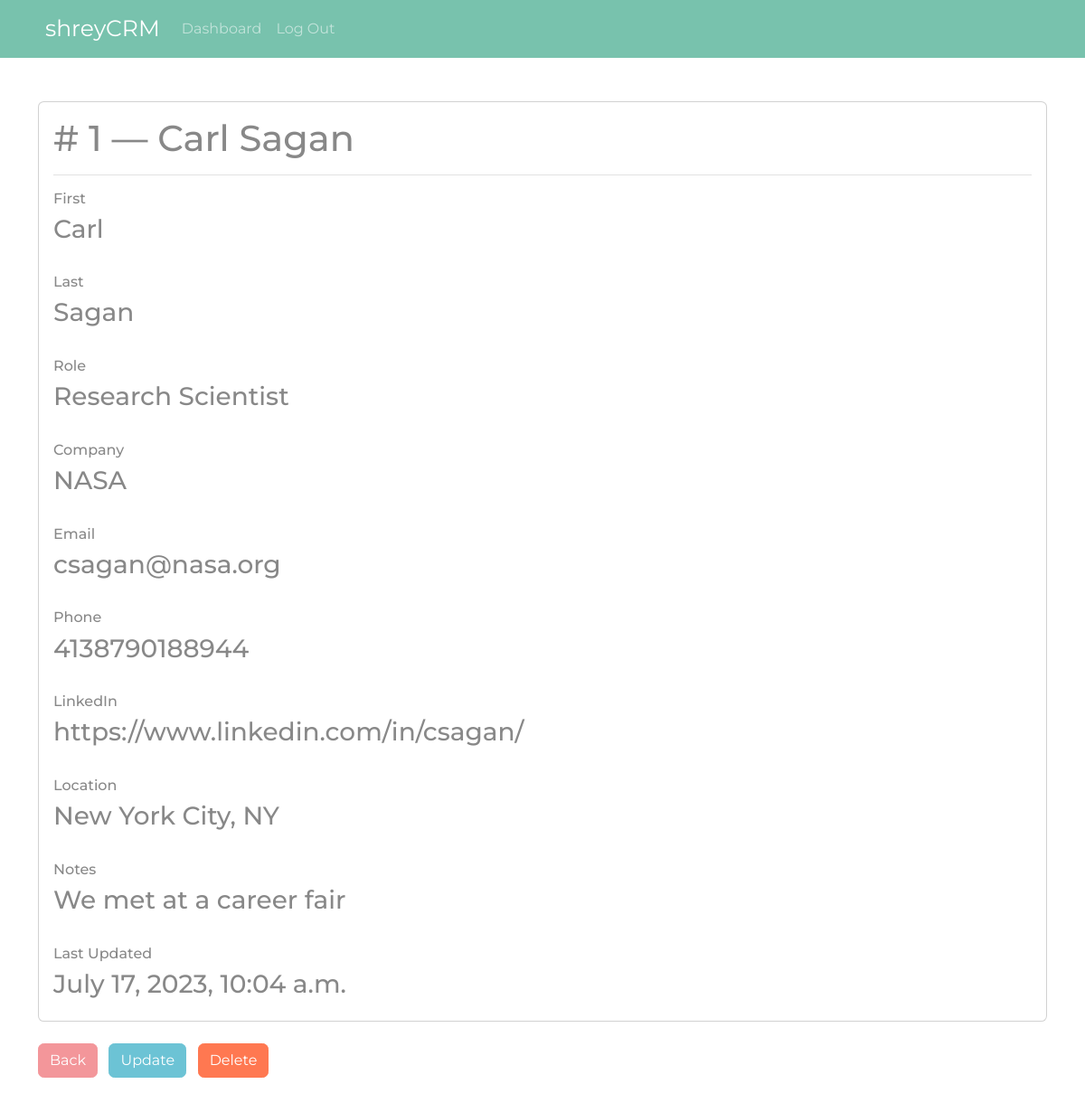
The app's page /read/1 (signed in) with its own data.
### app/models.py (models this page shows, shortened)
class Lead(models.Model):
    date = models.DateTimeField(auto_now_add=True)
    first = models.CharField(max_length=15)
    last = models.CharField(max_length=15)
    role = models.CharField(max_length=100)
    company = models.CharField(max_length=50)
    email = models.EmailField(max_length=50)
    phone = models.CharField(max_length=20)
    linkedin = models.URLField(max_length=300)
    location = models.CharField(max_length=300)
    notes = models.CharField(max_length=1000)

### app/views.py (the view)
# urls.py: path('read/<int:pk>', views.read, name="read"),
@login_required(login_url='login')
def read(request, pk):
    allLeads = Lead.objects.get(id=pk)
    context = {'lead':allLeads}
    return render(request, 'app/read.html', context=context)

### app/templates/app/read.html (shortened to what this page needs)
{% extends 'app/base.html' %}
{% block content %}
    <br>
    <br>
    <div class="card">
        <div class="card-body">
            <strong>
                <h1># {{lead.id}} — {{lead.first}} {{lead.last}}</h1>
            </strong>
            <hr>
            <h6>First</h6>
            <h3>{{lead.first}}</h3>
            <br>
            <h6>Last</h6>
            <h3>{{lead.last}}</h3>
            <br>
            <h6>Role</h6>
            <h3>{{lead.role}}</h3>
            <br>
            <h6>Company</h6>
            <h3>{{lead.company}}</h3>
            <br>
            <h6>Email</h6>
            <h3>{{lead.email}}</h3>
            <br>
            <h6>Phone</h6>
            <h3>{{lead.phone}}</h3>
            <br>
            <h6>LinkedIn</h6>
            <h3>{{lead.linkedin}}</h3>
            <br>
            <h6>Location</h6>
            <h3>{{lead.location}}</h3>
            <br>
            <h6>Notes</h6>
            <h3>{{lead.notes}}</h3>
            <br>
            <h6>Last Updated</h6>
            <h3>{{lead.date}}</h3>
        </div>
    </div>
    <br>
    <a href="{% url 'dashboard' %}" class="btn btn-secondary">
        Back
    </a>
    <a href="{% url 'update' lead.id %}" class="btn btn-info">
        Update
    </a>
    <a href="{% url 'delete' lead.id %}" class="btn btn-danger">
        Delete
    </a>
    <br>
    <br>
    <br>
{% endblock %}

### records on screen
Lead: id "1", first "Carl", last "Sagan", role "Research Scientist", company "NASA", email "csagan@nasa.org", phone "4138790188944", linkedin "https://www.linkedin.com/in/csagan/", location "New York City, NY", notes "We met at a career fair", date "July 17, 2023, 10:04 a.m."
